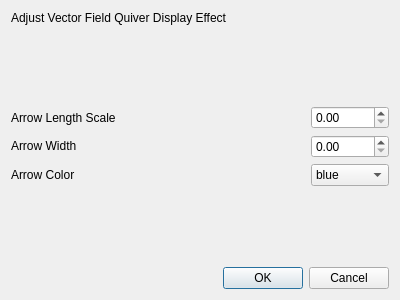
<?xml version="1.0" encoding="UTF-8"?>
<ui version="4.0">
 <class>Dialog</class>
 <widget class="QDialog" name="Dialog">
  <property name="geometry">
   <rect>
    <x>0</x>
    <y>0</y>
    <width>400</width>
    <height>300</height>
   </rect>
  </property>
  <property name="windowTitle">
   <string>Dialog</string>
  </property>
  <layout class="QVBoxLayout" name="verticalLayout_3">
   <item>
    <widget class="QLabel" name="label">
     <property name="text">
      <string>Adjust Vector Field Quiver Display Effect</string>
     </property>
    </widget>
   </item>
   <item>
    <spacer name="verticalSpacer">
     <property name="orientation">
      <enum>Qt::Vertical</enum>
     </property>
     <property name="sizeHint" stdset="0">
      <size>
       <width>20</width>
       <height>65</height>
      </size>
     </property>
    </spacer>
   </item>
   <item>
    <layout class="QHBoxLayout" name="horizontalLayout_2">
     <item>
      <layout class="QVBoxLayout" name="verticalLayout">
       <item>
        <widget class="QLabel" name="label_2">
         <property name="text">
          <string>Arrow Length Scale</string>
         </property>
        </widget>
       </item>
       <item>
        <widget class="QLabel" name="label_3">
         <property name="text">
          <string>Arrow Width</string>
         </property>
        </widget>
       </item>
       <item>
        <widget class="QLabel" name="label_4">
         <property name="text">
          <string>Arrow Color</string>
         </property>
        </widget>
       </item>
      </layout>
     </item>
     <item>
      <spacer name="horizontalSpacer_2">
       <property name="orientation">
        <enum>Qt::Horizontal</enum>
       </property>
       <property name="sizeHint" stdset="0">
        <size>
         <width>40</width>
         <height>20</height>
        </size>
       </property>
      </spacer>
     </item>
     <item>
      <layout class="QVBoxLayout" name="verticalLayout_2">
       <item>
        <widget class="QDoubleSpinBox" name="doubleSpinBox_scale"/>
       </item>
       <item>
        <widget class="QDoubleSpinBox" name="doubleSpinBox_width"/>
       </item>
       <item>
        <widget class="QComboBox" name="comboBox_color">
         <item>
          <property name="text">
           <string>blue</string>
          </property>
         </item>
         <item>
          <property name="text">
           <string>cyan</string>
          </property>
         </item>
         <item>
          <property name="text">
           <string>green</string>
          </property>
         </item>
         <item>
          <property name="text">
           <string>black</string>
          </property>
         </item>
         <item>
          <property name="text">
           <string>magenta</string>
          </property>
         </item>
         <item>
          <property name="text">
           <string>red</string>
          </property>
         </item>
         <item>
          <property name="text">
           <string>white</string>
          </property>
         </item>
         <item>
          <property name="text">
           <string>yellow</string>
          </property>
         </item>
        </widget>
       </item>
      </layout>
     </item>
    </layout>
   </item>
   <item>
    <spacer name="verticalSpacer_2">
     <property name="orientation">
      <enum>Qt::Vertical</enum>
     </property>
     <property name="sizeHint" stdset="0">
      <size>
       <width>20</width>
       <height>65</height>
      </size>
     </property>
    </spacer>
   </item>
   <item>
    <layout class="QHBoxLayout" name="horizontalLayout">
     <item>
      <spacer name="horizontalSpacer_4">
       <property name="orientation">
        <enum>Qt::Horizontal</enum>
       </property>
       <property name="sizeHint" stdset="0">
        <size>
         <width>40</width>
         <height>20</height>
        </size>
       </property>
      </spacer>
     </item>
     <item>
      <widget class="QPushButton" name="pushButton_ok">
       <property name="text">
        <string>OK</string>
       </property>
      </widget>
     </item>
     <item>
      <widget class="QPushButton" name="pushButton_cancel">
       <property name="text">
        <string>Cancel</string>
       </property>
      </widget>
     </item>
    </layout>
   </item>
  </layout>
 </widget>
 <resources/>
 <connections/>
</ui>
